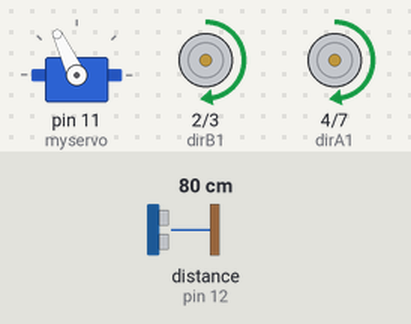
A sketch run on a simulated Arduino Uno, built with avr-gcc and run on an emulated ATmega328P. Parts: servo, motor-driver pin pairs drawn as motors (green arrow = first pin HIGH = forward, orange = second pin HIGH = backward, longer = more drive, scaled by the enable pin). The test bench sets the inputs (shaded band); at power-on: distance to the obstacle (sensor on pin 12) 80 cm. The echo pulse lasts 58.3 µs per cm.

Above: at 3.9 s.
4.0 s: distance to the obstacle (sensor on pin 12) set to 17 cm
5.5 s: distance to the obstacle (sensor on pin 12) set to 14 cm
At 6.6 s:
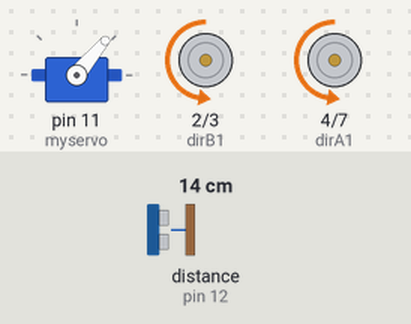
8.5 s: distance to the obstacle (sensor on pin 12) set to 18 cm
At 9.8 s:
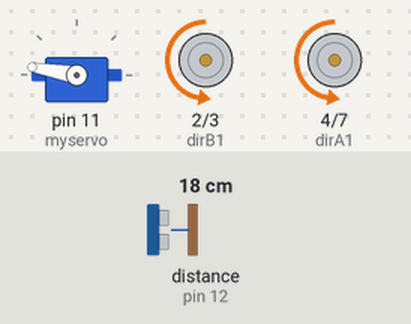
11.5 s: distance to the obstacle (sensor on pin 12) set to 2 cm
At 11.9 s:
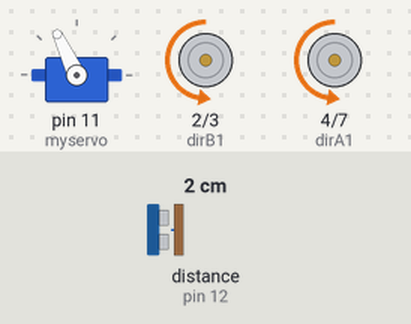
Timing chart, 0 to 15.5 s (numbered marks = the images above; inputs shaded):
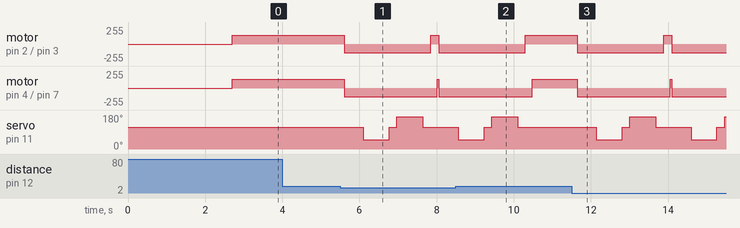

The sketch:

isdp_movement_updated.ino
```cpp
#define enA 6              //
#define enB 5
#define dirA1 4   //in2
#define dirA2 7   //in1
#define dirB1 2   //in4
#define dirB2 3   //in3
#define wheel_base 0.120
#define TRIG_PIN 13
#define ECHO_PIN 12
#define MAX_DISTANCE 200
#define DHTPIN A1     // what pin we're connected to
#define DHTTYPE DHT22   // DHT 22  (AM2302)

#include <NewPing.h>
#include <Servo.h>
//#include <ros.h>
//#include <geometry_msgs/Twist.h>
#include <DHT.h>;

//ros::NodeHandle nh;

NewPing sonar(TRIG_PIN, ECHO_PIN, MAX_DISTANCE);

Servo myservo;

DHT dht(DHTPIN, DHTTYPE); //// Initialize DHT sensor for normal 16mhz Arduino

int speedo, vel;
int distance = 100;
int IRSensor1 = 10; // connect ir sensor to arduino pin 10
int IRSensor2 = 9; // connect ir sensor to arduino pin 9
int IRSensor3 = 8; // connect ir sensor to arduino pin 8
int IRSensor4 = A0; // connect ir sensor to arduino pin A0
float hum;  //Stores humidity value
float temp; //Stores temperature value

/*
void driverCallback(const geometry_msgs::Twist& vel){

    float linear = vel.linear.x;
    float angular = vel.angular.z;

    float left_speed = linear - angular*wheel_base/2;
    float right_speed = linear + angular*wheel_base/2;

    int left_en = (255 * left_speed/0.5);
    int right_en = (255 * right_speed/0.5);

    motorMove(left_en, right_en);

  }
  */

//ros::Subscriber<geometry_msgs::Twist> sub("cmd_vel", &driverCallback);

void setup() {
  Serial.begin (9600);
  myservo.attach(11);
  myservo.write(115);
  delay(2000);
  distance = readPing();
  delay(100);
  distance = readPing();
  delay(100);
  distance = readPing();
  delay(100);
  distance = readPing();
  delay(100);

  pinMode (IRSensor1, INPUT); // sensor pin INPUT
  pinMode (IRSensor2, INPUT); // sensor pin INPUT
  pinMode (IRSensor3, INPUT); // sensor pin INPUT
  pinMode (IRSensor4, INPUT); // sensor pin INPUT

  dht.begin();

  pinMode(enA, OUTPUT);
  pinMode(enB, OUTPUT);
  pinMode(dirA1, OUTPUT);
  pinMode(dirA2, OUTPUT);
  pinMode(dirB1, OUTPUT);
  pinMode(dirB2, OUTPUT);

  //nh.initNode();
  //nh.subscribe(sub);

}

void loop() {
  motorMove(3);
  detectobstacle();
  //detectwhiteline();
  //temperaturevalue();
 // nh.spinOnce();
  delay(1);
}

void detectobstacle()
{
 int distanceR = 0;
 int distanceL =  0;
 delay(40);

 if(distance<=15)
 {
  motorStop();
  motorMove(4);
  delay(500);
  distanceR = lookRight();
  delay(200);
  distanceL = lookLeft();
  delay(200);

  if(distanceR>=distanceL)
  {
   //motorMove(4);
   //delay(500);
   motorMove(1);
   delay(100);
  }else
  {
   //motorMove(4);
   //delay(500);
   motorMove(2);
   delay(100);
  }
 }else
 {
  motorMove(3);
 }
 distance = readPing();
}

int lookRight()
{
    myservo.write(50);
    delay(500);
    int distance = readPing();
    delay(100);
    myservo.write(115);
    return distance;
}

int lookLeft()
{
    myservo.write(170);
    delay(500);
    int distance = readPing();
    delay(100);
    myservo.write(115);
    return distance;
    delay(100);
}

int readPing() {
  delay(70);
  int cm = sonar.ping_cm();
  if(cm==0)
  {
    cm = 250;
  }
  return cm;
}

void detectwhiteline()
{
  int statusSensor1 = digitalRead(IRSensor1);
  Serial.print("Sensor1= ");
  Serial.println(statusSensor1);
  int statusSensor2 = digitalRead(IRSensor2);
  Serial.print("Sensor2= ");
  Serial.println(statusSensor2);
  int statusSensor3 = digitalRead(IRSensor3);
  Serial.print("Sensor3= ");
  Serial.println(statusSensor3);
  int statusSensor4 = digitalRead(IRSensor4);
  Serial.print("Sensor4= ");
  Serial.println(statusSensor4);
  delay(1000);

  if (statusSensor1 == 0)
  {
    motorMove(1);
  }
  else if (statusSensor2 == 0)
  {
    motorMove(-1);
  }
  else if (statusSensor3 == 0)
  {
    motorMove(1);
  }
  else if (statusSensor4 == 0)
  {
    motorMove(-1);
  }
  else
  {
    Serial.println("In the map");
  }
}

void temperaturevalue(){
    delay(2000);
    //Read data and store it to variables hum and temp
    hum = dht.readHumidity();
    temp= dht.readTemperature();
    //Print temp and humidity values to serial monitor
    Serial.print("Humidity: ");
    Serial.print(hum);
    Serial.print(" %, Temp: ");
    Serial.print(temp);
    Serial.println(" Celsius");
    //delay(10000); //Delay 2 sec.
}

/*

void motorMove(int left, int right){

    if (right >= 0){
       digitalWrite(dirA1, HIGH);
       digitalWrite(dirA2, LOW);
    }
    else{
       digitalWrite(dirA1, LOW);
       digitalWrite(dirA2, HIGH);
    }

    if (left >= 0){
       digitalWrite(dirB1, HIGH);
       digitalWrite(dirB2, LOW);
    }
    else{
       digitalWrite(dirB1, LOW);
       digitalWrite(dirB2, HIGH);
    }
    analogWrite(enA, abs(right));
    analogWrite(enB, abs(left));
  }
  */

void motorMove(int dir){
    speedo = 128;

    if (dir == 1){
      digitalWrite(dirA1, LOW);
      digitalWrite(dirA2, HIGH);
      analogWrite(enA, speedo);
      digitalWrite(dirB1, HIGH);
      digitalWrite(dirB2, LOW);
      analogWrite(enB, speedo);
    }
    else if (dir == 2){
      digitalWrite(dirA1, HIGH);
      digitalWrite(dirA2, LOW);
      analogWrite(enA, speedo);
      digitalWrite(dirB1, LOW);
      digitalWrite(dirB2, HIGH);
      analogWrite(enB, speedo);
    }
    else if (dir == 3){
      digitalWrite(dirA1, HIGH);
      digitalWrite(dirA2, LOW);
      analogWrite(enA, speedo);
      digitalWrite(dirB1, HIGH);
      digitalWrite(dirB2, LOW);
      analogWrite(enB, speedo);
    }
    else if (dir == 4){
      digitalWrite(dirA1, LOW);
      digitalWrite(dirA2, HIGH);
      analogWrite(enA, speedo);
      digitalWrite(dirB1, LOW);
      digitalWrite(dirB2, HIGH);
      analogWrite(enB, speedo);
    }
  }

void motorStop(){
    digitalWrite(dirA1, LOW);
    digitalWrite(dirA2, LOW);
    analogWrite(enA, 0);
    digitalWrite(dirB1, LOW);
    digitalWrite(dirB2, LOW);
    analogWrite(enB, 0);
  }
```

Measured:
- the behaviour switches between 16 and 15 cm on distance to the obstacle (sensor on pin 12) (found by bisection; images 0 and 1)
- after the input at 4.0 s, every drawn part: stays the same
- after the input at 5.5 s, motor on pin 2 (dirB1) / pin 3 (dirB2): forward 128/255 → backward 128/255 after 0.10 s, → forward 128/255 2.2 s later, → backward 128/255 0.21 s later; motor on pin 4 (dirA1) / pin 7 (dirA2): forward 128/255 → backward 128/255 after 0.10 s
- after the input at 8.5 s, motor on pin 2 (dirB1) / pin 3 (dirB2): goes on until 10.3 s, then stays forward 128/255; motor on pin 4 (dirA1) / pin 7 (dirA2): goes on until 10.5 s, then stays forward 128/255; servo on pin 11 (myservo): goes on until 10.1 s, then stays 115°
- after the input at 11.5 s, motor on pin 2 (dirB1) / pin 3 (dirB2): forward 128/255 → backward 128/255 after 0.14 s, → forward 128/255 2.2 s later, → backward 128/255 0.21 s later; motor on pin 4 (dirA1) / pin 7 (dirA2): forward 128/255 → backward 128/255 after 0.14 s
